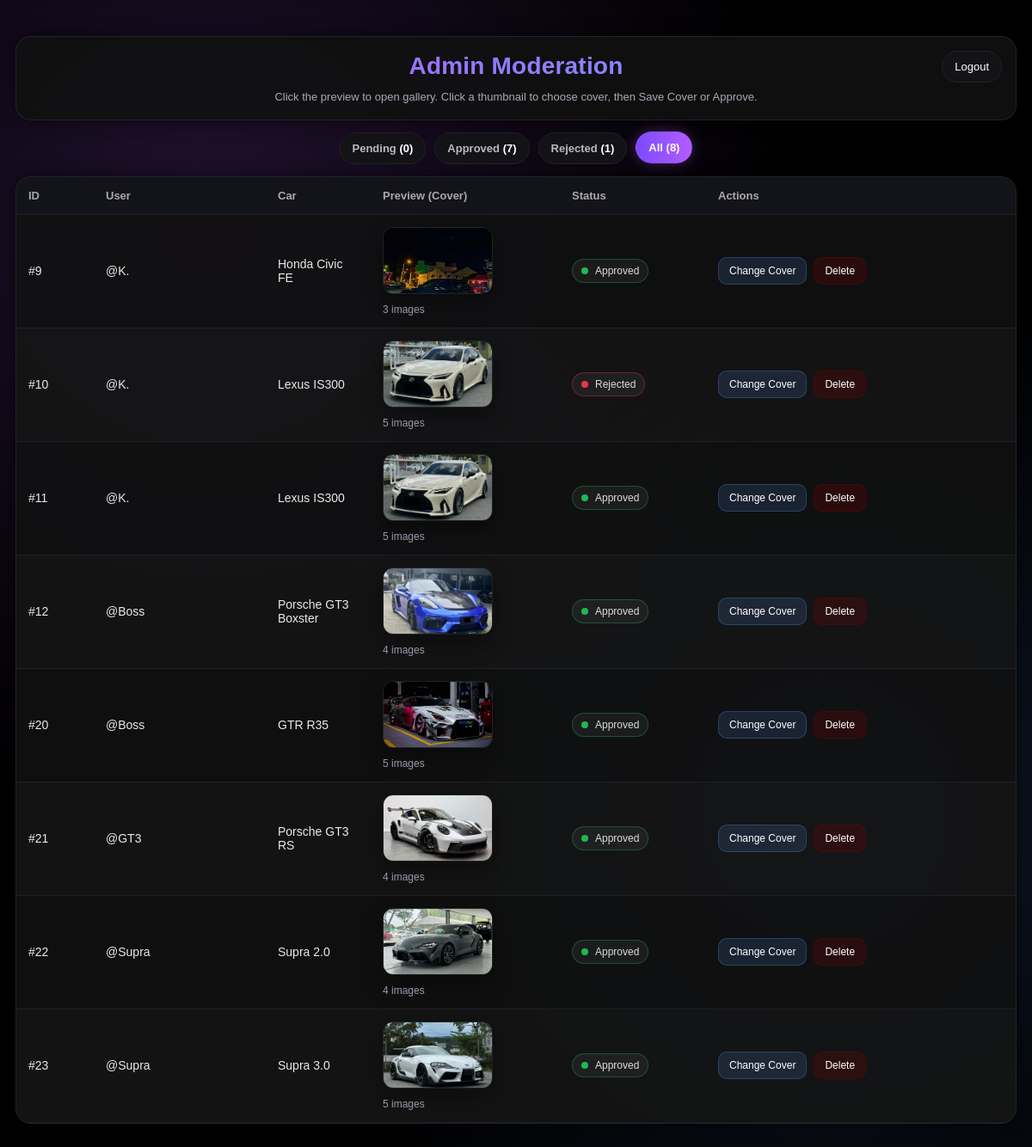
The page /admin.php?status=All (signed in) on the database its author committed.
### tables this page shows
CREATE TABLE IF NOT EXISTS `cars` (
  `id` int NOT NULL AUTO_INCREMENT,
  `user_id` int NOT NULL DEFAULT '0',
  `username` varchar(100) DEFAULT NULL,
  `car_name` varchar(100) DEFAULT NULL,
  `description` text,
  `image_path` varchar(255) DEFAULT NULL,
  `uploaded_at` timestamp NULL DEFAULT NULL,
  `approval_status` enum('Pending','Approved','Rejected') DEFAULT NULL,
  PRIMARY KEY (`id`)
);

### admin.php (the view, shortened to what this page needs)
<?php
include "config.php";
$status = $_GET["status"] ?? "Pending";
$where = ($status === "All") ? "" : "WHERE approval_status='$status'";
function countStatus($conn, $s) {
    if ($s === "All") {
        $q = $conn->query("SELECT COUNT(*) AS c FROM cars");
    } else {
        $q = $conn->query("SELECT COUNT(*) AS c FROM cars WHERE approval_status='$s'");
    }
    $r = $q ? $q->fetch_assoc() : ["c" => 0];
    return (int)($r["c"] ?? 0);
}
$countPending  = countStatus($conn, "Pending");
$countApproved = countStatus($conn, "Approved");
$countRejected = countStatus($conn, "Rejected");
$countAll      = countStatus($conn, "All");
$result = $conn->query("SELECT * FROM cars $where ORDER BY uploaded_at DESC");
?>
<!DOCTYPE html>
<html lang="en">
<head>
</head>
<body>
<div class="container">
    <div class="topbar">
        <a class="logout-btn" href="logout.php">Logout</a>
        <h1>Admin Moderation</h1>
        <div class="sub">
            Click the preview to open gallery. Click a thumbnail to choose cover, then Save Cover or Approve.
        </div>
    </div>
    <div class="tabs">
        <a class="tab <?= $status==="Pending" ? "active" : "" ?>"  href="admin.php?status=Pending">Pending <b>(<?= $countPending ?>)</b></a>
        <a class="tab <?= $status==="Approved" ? "active" : "" ?>" href="admin.php?status=Approved">Approved <b>(<?= $countApproved ?>)</b></a>
        <a class="tab <?= $status==="Rejected" ? "active" : "" ?>" href="admin.php?status=Rejected">Rejected <b>(<?= $countRejected ?>)</b></a>
        <a class="tab <?= $status==="All" ? "active" : "" ?>"      href="admin.php?status=All">All <b>(<?= $countAll ?>)</b></a>
    </div>
    <div class="table-card">
        <div class="table-wrap">
            <table>
                <thead>
                    <tr>
                        <th style="width:90px;">ID</th>
                        <th style="width:200px;">User</th>
                        <th>Car</th>
                        <th style="width:220px;">Preview (Cover)</th>
                        <th style="width:170px;">Status</th>
                        <th style="width:360px;">Actions</th>
                    </tr>
                </thead>
                <tbody>
                <?php if (!$result || $result->num_rows === 0): ?>
                    <tr><td colspan="6" class="empty">No posts found for this filter.</td></tr>
                <?php else: ?>
                    <?php while($row = $result->fetch_assoc()): ?>
                        <?php
                            $pid = (int)$row["id"];
                            $imgs = [];
                            $iq = $conn->query("SELECT image_path FROM car_images WHERE car_id=$pid ORDER BY id ASC");
                            if ($iq) {
                                while($i = $iq->fetch_assoc()) {
                                    if (!empty($i["image_path"])) $imgs[] = $i["image_path"];
                                }
                            }
                            $cover = trim($row["image_path"] ?? "");
                            if ($cover === "" && count($imgs) > 0) $cover = $imgs[0];
                            $imgCount = count($imgs);
                            $statusText = $row["approval_status"] ?? "Pending";
                            $badgeClass = "pending";
                            if ($statusText === "Approved") $badgeClass = "approved";
                            if ($statusText === "Rejected") $badgeClass = "rejected";
                        ?>
                        <tr>
                            <td>#<?= $pid ?></td>
                            <td>@<?= htmlspecialchars($row["username"] ?? "") ?></td>
                            <td><?= htmlspecialchars($row["car_name"] ?? "") ?></td>
                            <td>
                                <img class="thumb"
                                     src="<?= htmlspecialchars($cover) ?>"
                                     data-status="<?= htmlspecialchars($statusText) ?>"
                                     data-cover="<?= htmlspecialchars($row["image_path"] ?? "") ?>"
                                     onclick="openGallery(<?= $pid ?>, this.getAttribute('data-status'), this.getAttribute('data-cover'))"
                                     alt="cover">
                                <div class="small"><?= $imgCount ?> images</div>
                            </td>
                            <td>
                                <span class="badge <?= $badgeClass ?>">
                                    <span class="dot <?= $badgeClass ?>"></span>
                                    <?= htmlspecialchars($statusText) ?>
                                </span>
                            </td>
                            <td>
                                <div class="actions">
                                    <?php if ($statusText === "Pending"): ?>
                                        <button class="btn btn-cover" type="button"
                                            onclick="openGallery(<?= $pid ?>, 'Pending', '<?= htmlspecialchars($row['image_path'] ?? "") ?>')">
                                            Choose Cover
                                        </button>
                                    <?php else: ?>
                                        <button class="btn btn-cover" type="button"
                                            onclick="openGallery(<?= $pid ?>, '<?= htmlspecialchars($statusText) ?>', '<?= htmlspecialchars($row['image_path'] ?? "") ?>')">
                                            Change Cover
                                        </button>
                                    <?php endif; ?>
                                    <form method="POST">
                                        <button class="btn btn-delete" type="submit"
                                            onclick="return confirm('Delete post #<?= $pid ?> permanently?')">Delete</button>
                                    </form>
                                </div>
                            </td>
                        </tr>
                    <?php endwhile; ?>
                <?php endif; ?>
                </tbody>
            </table>
        </div>
    </div>
</div>
</body>
</html>

### admin.php (style rules this page uses)
:root { --bg:#000; --panel:rgba(17,17,17,0.90); --line:rgba(255,255,255,0.08); --muted:#a9a9b8; --accent:#b35cff; --accent2:#6f9dff; --warn:#ffd047; }
* { box-sizing:border-box; }
body { margin:0; font-family:Arial, sans-serif; color:#eaeaea; background:var(--bg); }
.container { max-width:1250px; margin:24px auto; padding:18px; }
.topbar { position:relative; padding:18px 18px 16px; border-radius:18px; background:var(--panel); border:1px solid var(--line); box-shadow:0 0 18px rgba(0,0,0,0.55); backdrop-filter: blur(10px); }
.topbar h1 { margin:0; font-size:28px; text-align:center; background:linear-gradient(90deg,var(--accent),var(--accent2)); -webkit-background-clip:text; color:transparent; font-weight:800; letter-spacing:.2px; }
.topbar .sub { margin-top:10px; text-align:center; color:var(--muted); font-size:13px; line-height:1.5; }
.logout-btn { position:absolute; right:16px; top:16px; text-decoration:none; color:#fff; background:#121217; border:1px solid #222; padding:10px 14px; border-radius:999px; font-size:13px; transition:.2s; }
.tabs { display:flex; gap:10px; flex-wrap:wrap; justify-content:center; margin:14px 0 14px; }
.tab { text-decoration:none; color:#bbb; background:#121217; border:1px solid #222; padding:10px 14px; border-radius:999px; transition:.22s; font-size:13px; font-weight:700; }
.tab.active { background:linear-gradient(90deg,#7b4bff,var(--accent)); color:#fff; border-color:transparent; box-shadow:0 0 16px rgba(179,92,255,.32); transform: translateY(-1px); }
.tab b { color:#fff; }
.table-card { margin-top:12px; background:var(--panel); border:1px solid var(--line); border-radius:18px; overflow:hidden; box-shadow:0 0 18px rgba(0,0,0,0.55); }
.table-wrap { overflow-x:auto; }
table { width:100%; border-collapse:separate; border-spacing:0; min-width:1120px; }
th { position:sticky; top:0; z-index:2; background:rgba(20,20,28,0.92); backdrop-filter: blur(10px); color:#aaa; font-size:13px; padding:14px; text-align:left; border-bottom:1px solid #1f1f2a; }
td { padding:14px; border-bottom:1px solid #1f1f2a; font-size:14px; vertical-align:middle; }
tbody tr:nth-child(even) td { background: rgba(255,255,255,0.015); }
.thumb { width:128px; height:78px; border-radius:12px; object-fit:cover; background:#0c0c0c; border:1px solid #222; cursor:pointer; transition:.2s; box-shadow: 0 10px 25px rgba(0,0,0,0.35); }
.small { margin-top:8px; font-size:12px; color:#9a9aac; }
.badge { display:inline-flex; align-items:center; gap:8px; padding:6px 10px; border-radius:999px; border:1px solid rgba(255,255,255,0.10); background:rgba(255,255,255,0.05); font-size:12px; color:#ddd; }
.badge.approved { border-color: rgba(29,185,84,0.35); }
.badge.rejected { border-color: rgba(230,57,70,0.35); }
.dot { width:8px; height:8px; border-radius:999px; }
.dot.approved { background:#1db954; }
.dot.rejected { background:#e63946; }
.actions { display:flex; gap:8px; flex-wrap:wrap; }
.btn { border:none; cursor:pointer; padding:8px 12px; border-radius:10px; color:#fff; font-size:12px; transition:.2s; background:#1f1f2a; border:1px solid #2a2a38; }
.btn-delete { background:rgba(139,0,0,0.22); border-color:rgba(139,0,0,0.25); }
.btn-cover { background:rgba(95,157,255,0.14); border-color:rgba(95,157,255,0.25); }

### rows shown on the page
cars: id "9", username "K.", car_name "Honda Civic FE", shows a picture, imgCount "3", approval_status "Approved"
cars: id "10", username "K.", car_name "Lexus IS300", shows a picture, imgCount "5", approval_status "Rejected"
cars: id "11", username "K.", car_name "Lexus IS300", shows a picture, imgCount "5", approval_status "Approved"
cars: id "12", username "Boss", car_name "Porsche GT3 Boxster", shows a picture, imgCount "4", approval_status "Approved"
cars: id "20", username "Boss", car_name "GTR R35", image_path (picture), imgCount "5", approval_status "Approved"
cars: id "21", username "GT3", car_name "Porsche GT3 RS", image_path (picture), imgCount "4", approval_status "Approved"
cars: id "22", username "Supra", car_name "Supra 2.0", image_path (picture), imgCount "4", approval_status "Approved"
cars: id "23", username "Supra", car_name "Supra 3.0", image_path (picture), imgCount "5", approval_status "Approved"

### other values the page prints
$countPending "0"
$countApproved "7"
$countRejected "1"
$countAll "8"
